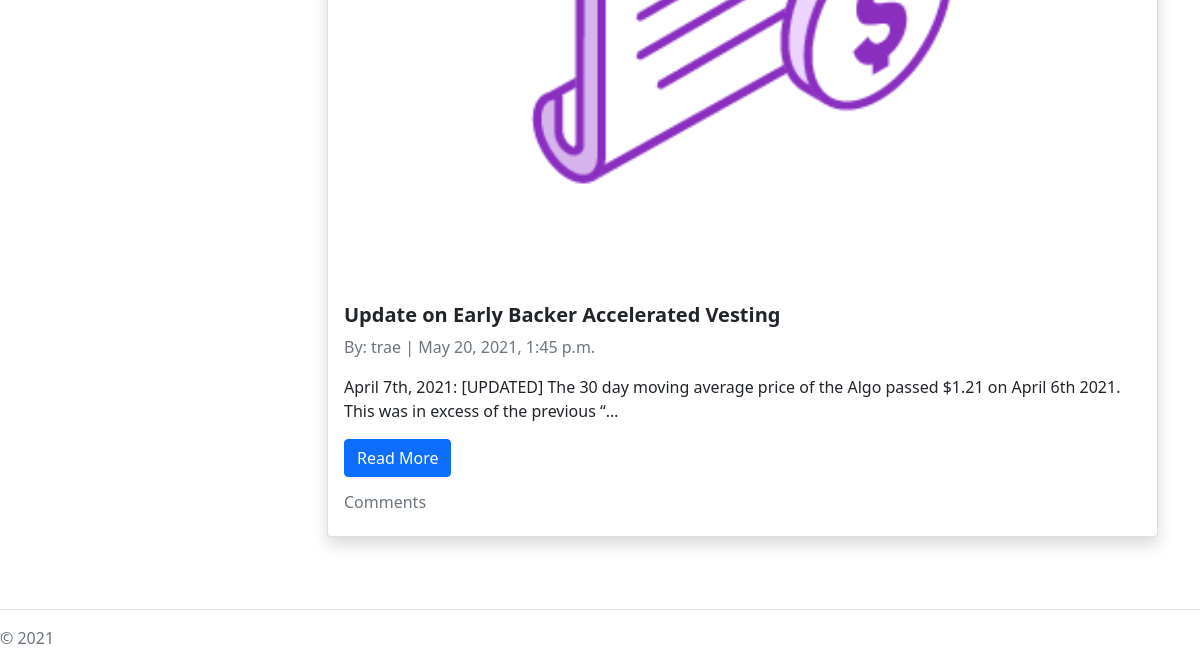
/article/list/ (lower part), run on an earlier commit of the app's database.
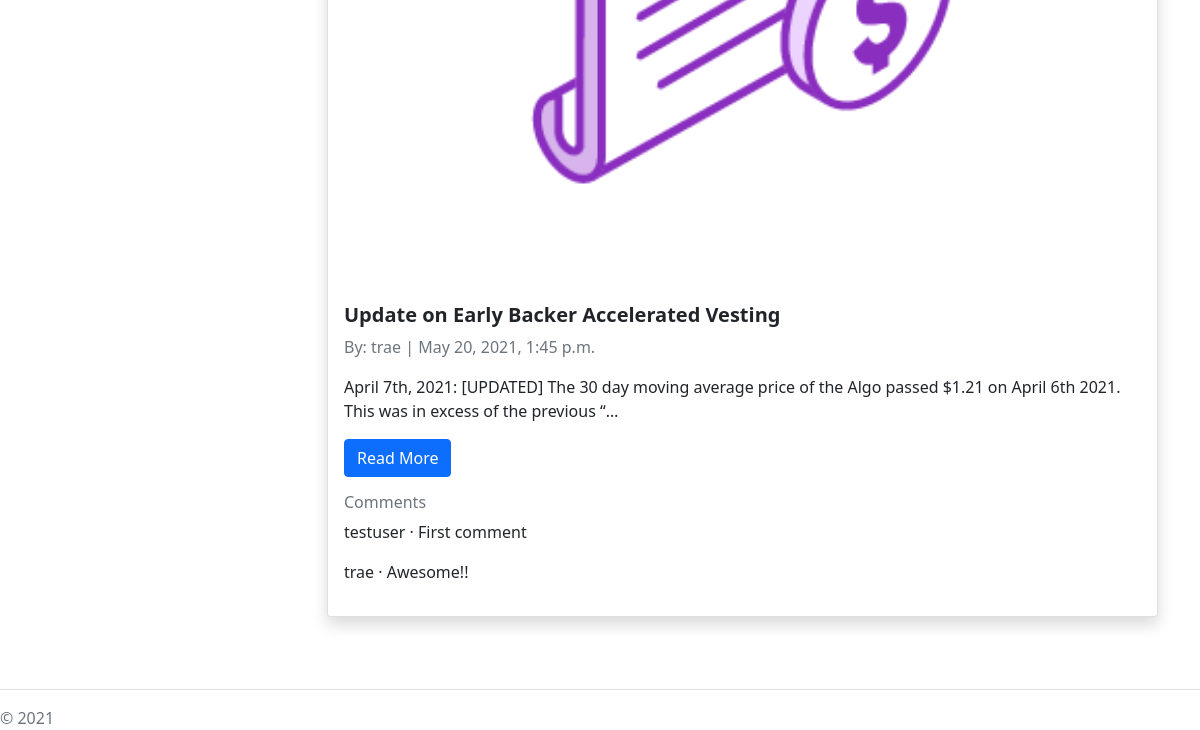
And on a later commit of the database.
### pages/models.py (models this page shows, shortened)
class Article(models.Model):
    image = models.ImageField(upload_to='images/', default='/images/algo-logo.png')
    title = models.CharField(max_length=200)
    author = models.ForeignKey(
        get_user_model(),
        on_delete=models.CASCADE
    )
    date = models.DateTimeField(auto_now_add=True)
    body = models.TextField()

class Comment(models.Model):
    article = models.ForeignKey(
        Article,
        on_delete=models.CASCADE,
        related_name='comments'
        )
    comment = models.CharField(max_length=140)
    author = models.ForeignKey(
        get_user_model(),
        on_delete=models.CASCADE
    )
    def __str__(self):
        return self.comment

### accounts/models.py (models this page shows)
class CustomUser(AbstractUser):
    age = models.PositiveIntegerField(null=True, blank=True)

### pages/views.py (the view)
# urls.py: path("article/list/", ArticleListView.as_view(), name="article_list"),
class ArticleListView(ListView):
    model = Article
    template_name = 'article_list.html'

### templates/article_list.html (shortened to what this page needs)
{% extends 'base.html' %}
{% block content %}
    {% if user.is_authenticated %}
    <div class="row align-items-start">
        <div class="col-3">
            <div class="new-post">
                <a class="btn btn-primary btn-sm" href="{% url 'article_new' %}">+ Create an article</a>
            </div>
        </div>
    {% else %}
    <div class="row align-items-start">
    {% endif %}
        <div class="col-9">
            {% for article in object_list %}
            <div class="card mb-5 shadow">
                <img src="{{ article.image.url }}" class="card-img-top" alt>
                <div class="card-body">
                  <h5 class="card-title title-case"><b> {{ article.title }}</b></h5>
                  <p class="text-muted title-case  border-bottom-utl">By: {{ article.author }} | {{ article.date }}</p>
                  <p class="card-text">{{ article.body|safe|truncatechars:140 }}</p>
                  <a href="{% url 'article_detail' article.pk %}" class="btn btn-primary">Read More</a>
                  <div class="car-footer">
                      <h6 class="text-muted title-case  border-bottom-utl mt-3">Comments</h6>
                      {% for comment in article.comments.all %}
                      <p>
                          <span class="font-weight-bold">
                              {{ comment.author }} &middot;
                          </span>
                          {{ comment }}
                      </p>
                      {% endfor %}
                  </div>
                </div>
              </div>
            {% endfor %}
        </div>
    </div>
{% endblock content %}

What changed in the data, as far as the page shows it:
added Comment: author "testuser", comment "First comment"
added Comment: author "trae", comment "Awesome!!"
